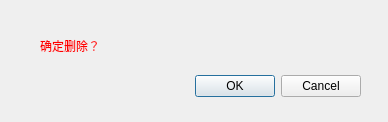
<?xml version="1.0" encoding="UTF-8"?>
<ui version="4.0">
 <class>Dialog</class>
 <widget class="QDialog" name="Dialog">
  <property name="geometry">
   <rect>
    <x>0</x>
    <y>0</y>
    <width>388</width>
    <height>122</height>
   </rect>
  </property>
  <property name="windowTitle">
   <string>Delete</string>
  </property>
  <widget class="QDialogButtonBox" name="buttonBox">
   <property name="geometry">
    <rect>
     <x>20</x>
     <y>70</y>
     <width>341</width>
     <height>32</height>
    </rect>
   </property>
   <property name="orientation">
    <enum>Qt::Horizontal</enum>
   </property>
   <property name="standardButtons">
    <set>QDialogButtonBox::Cancel|QDialogButtonBox::Ok</set>
   </property>
  </widget>
  <widget class="QLabel" name="label">
   <property name="geometry">
    <rect>
     <x>40</x>
     <y>30</y>
     <width>161</width>
     <height>31</height>
    </rect>
   </property>
   <property name="styleSheet">
    <string notr="true">font: 20pt &quot;黑体&quot;;
color: rgb(255, 0, 0);</string>
   </property>
   <property name="text">
    <string>确定删除？</string>
   </property>
  </widget>
 </widget>
 <resources/>
 <connections>
  <connection>
   <sender>buttonBox</sender>
   <signal>accepted()</signal>
   <receiver>Dialog</receiver>
   <slot>accept()</slot>
   <hints>
    <hint type="sourcelabel">
     <x>248</x>
     <y>254</y>
    </hint>
    <hint type="destinationlabel">
     <x>157</x>
     <y>274</y>
    </hint>
   </hints>
  </connection>
  <connection>
   <sender>buttonBox</sender>
   <signal>rejected()</signal>
   <receiver>Dialog</receiver>
   <slot>reject()</slot>
   <hints>
    <hint type="sourcelabel">
     <x>316</x>
     <y>260</y>
    </hint>
    <hint type="destinationlabel">
     <x>286</x>
     <y>274</y>
    </hint>
   </hints>
  </connection>
 </connections>
</ui>
